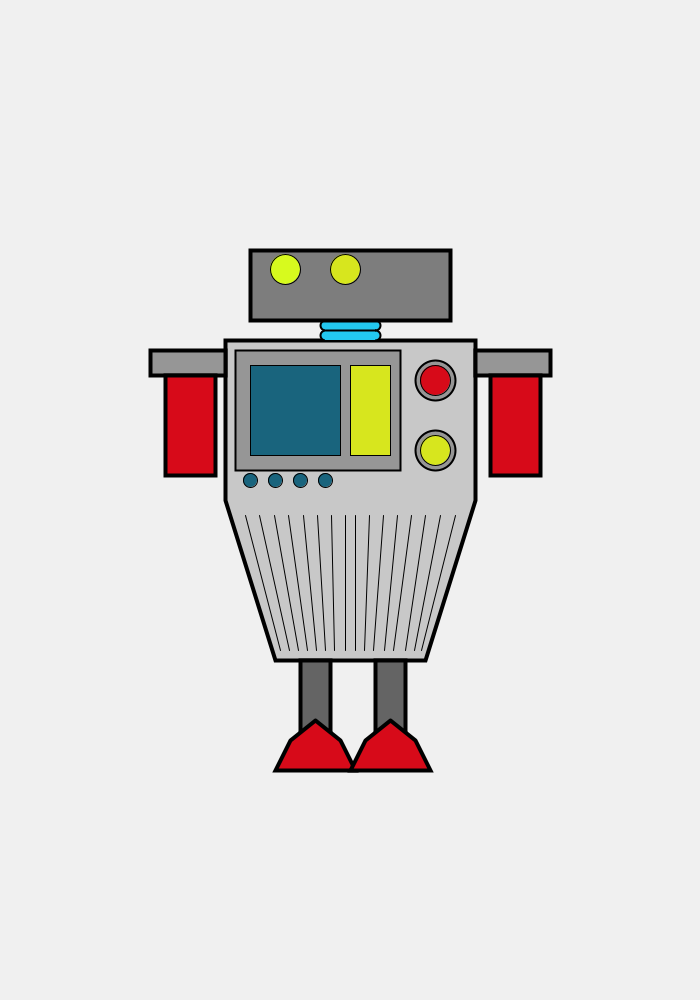
Frame 1 (no input)
Frame 60 (the mouse pressed at the canvas centre just before this capture): identical to frame 1, image omitted
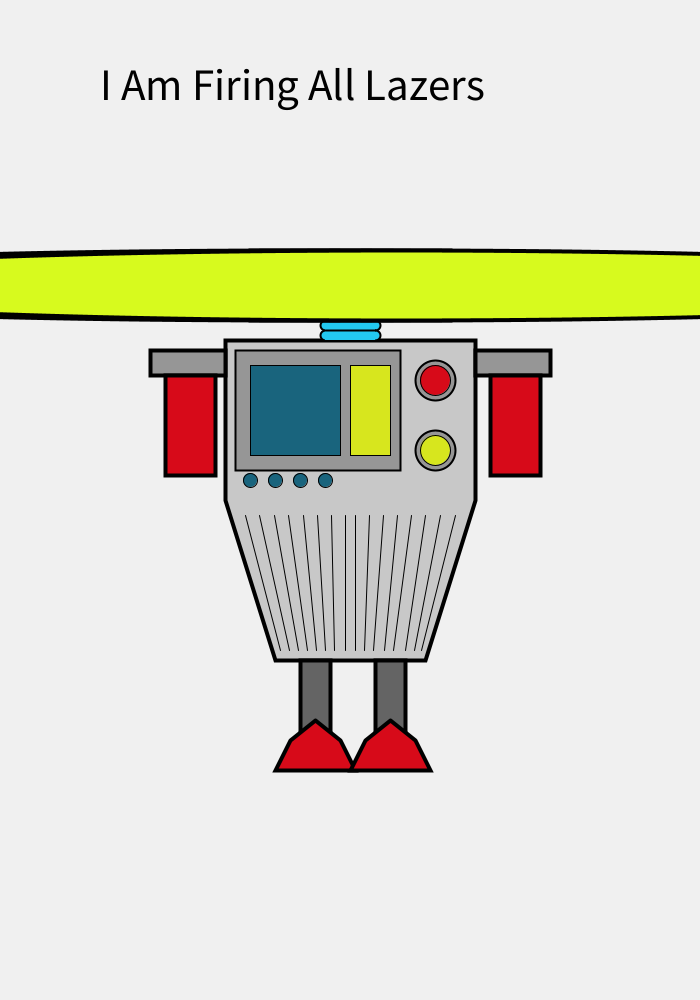
Frame 120 (the mouse held since frame 60 and released just before this capture)

The Processing sketch that drew these frames (run headless with seeded random() and noise(); from frame 60 on, the mouse is pressed at the canvas centre):

// Processing sketch: processing_184120
// ── processing_184120.pde

//Designing a Robot
//Inspiration http://blog.spoongraphics.co.uk/wp-content/uploads/2011/robot/robot-character-sm.jpg
//Colin McCarthy

//Setup
void setup(){
size(700,1000);
smooth();
frameRate(20);
}

void draw(){
background(240);
ellipseMode(RADIUS);

// End Setup

//
// Body
//
strokeWeight(4);
stroke(0);
fill(200);

// Chest
beginShape();
vertex(225,340);
vertex(475,340);
vertex(475,500);
vertex(425,660);
vertex(275,660);
vertex(225,500);
endShape(CLOSE);
// End Chest

// Lines
strokeWeight(1);
line(245,515,280,650);
line(259,515,289,650);
line(274,515,298,650);
line(288,515,307,650);
line(303,515,316,650);
line(317,515,325,650);
line(331,515,334,650);
line(345,515,345,650);
// Half
line(355,515,355,650);
line(369,515,364,650);
line(383,515,373,650);
line(397,515,384,650);
line(411,515,393,650);
line(425,515,405,650);
line(440,515,414,650);
line(455,515,421,650);
// End Lines

// Small Circles
fill(25,100,125);
ellipse(250,480,7,7);
ellipse(275,480,7,7);
ellipse(300,480,7,7);
ellipse(325,480,7,7);
// End Small Circles

// Rectanges
fill(150);
  //grey
strokeWeight(2);
rect(235,350,165,120);

fill(25,100,125);
  //blue
strokeWeight(1);
rect(250,365,90,90);

fill(215,230,30);
  //yellow
strokeWeight(1);
rect(350,365,40,90);
// End Rectangles

// Circles
fill(150);
strokeWeight(2);
ellipse(435,380,20,20);

fill(150);
strokeWeight(2);
ellipse(435,450,20,20);

fill(215,230,30);
strokeWeight(1);
ellipse(435,450,15,15);

fill(215,10,25);
  //red
strokeWeight(1);
ellipse(435,380,15,15);
// End Circles

//
// End Body
//

//
// Legs
//
fill(100);
strokeWeight(4);
rect(300,660, 30,70);

fill(100);
strokeWeight(4);
rect(375,660, 30,70);
// end legs

//feet
fill(215,10,25);
strokeWeight(4);
beginShape();
vertex(315,720);
vertex(340,740);
vertex(355,770);
vertex(275,770);
vertex(290,740);
vertex(315,720);
endShape();

fill(215,10,25);
strokeWeight(4);
beginShape();
vertex(390,720);
vertex(415,740);
vertex(430,770);
vertex(350,770);
vertex(365,740);
vertex(390,720);
endShape();
// end feet

//
// End Legs
//

//
// Head
//

// Neck
fill(35,200,240);
strokeWeight(2);
beginShape();
ellipse(325,325,5,5);
ellipse(325,335,5,5);
ellipse(375,325,5,5);
ellipse(375,335,5,5);
noStroke();
rect(325,320, 50,10);
rect(325,330, 50,10);
stroke(0);
strokeWeight(2);
line(325,330,375,330);
endShape();
// End Neck

fill(125);
strokeWeight(4);
rect(250,250, 200,70);

fill(215,250,30);
strokeWeight(1);
ellipse(305+((((mouseX-350)^2)/10)+15),280+((((mouseY-500)^2)/30)+5),15,15);

fill(215,230,30);
strokeWeight(1);
ellipse(395+((((mouseX-350)^2)/10)-15),280+((((mouseY-500)^2)/30)+5),15,15);

//
// End Head
//

//
// Arms
//

fill(150);
strokeWeight(4);
rect(150,350, 75,25);

fill(150);
strokeWeight(4);
rect(475,350, 75,25);

fill(215,10,25);
strokeWeight(4);
rect(165,375, 50,100);

fill(215,10,25);
strokeWeight(4);
rect(490,375, 50,100);

//
// End Arms
//

//
//Fire all Lazers
//
if (mousePressed){
fill(215,250,30);
ellipse(300,285,700,35);
ellipse(400,285,700,35);

fill(0,0,0);
textSize(45);
text( "I Am Firing All Lazers",100,100);

}
//
//End Fire Lazers
//

}
